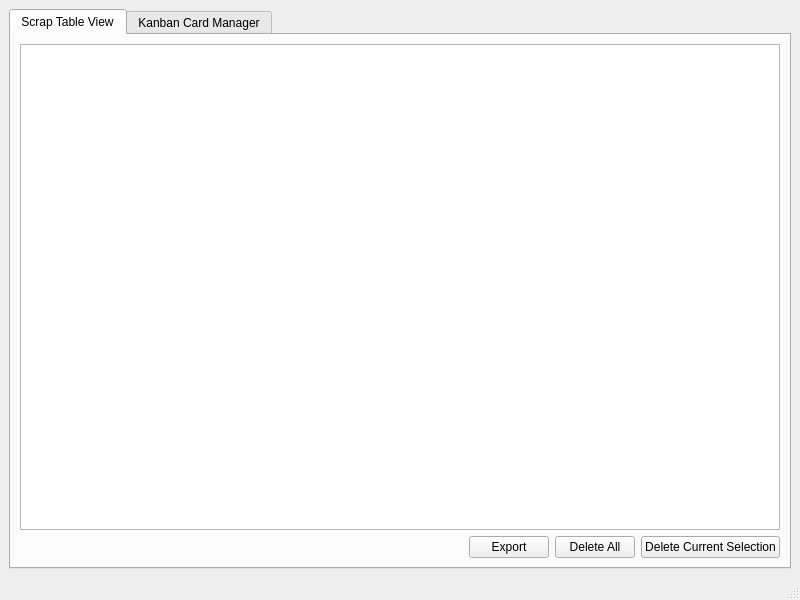
<?xml version="1.0" encoding="UTF-8"?>
<ui version="4.0">
 <class>DataView</class>
 <widget class="QMainWindow" name="DataView">
  <property name="geometry">
   <rect>
    <x>0</x>
    <y>0</y>
    <width>800</width>
    <height>600</height>
   </rect>
  </property>
  <property name="windowTitle">
   <string>DataView</string>
  </property>
  <widget class="QWidget" name="centralWidget">
   <layout class="QVBoxLayout" name="verticalLayout">
    <item>
     <widget class="QTabWidget" name="tabWidget">
      <property name="tabPosition">
       <enum>QTabWidget::North</enum>
      </property>
      <property name="tabShape">
       <enum>QTabWidget::Rounded</enum>
      </property>
      <property name="currentIndex">
       <number>0</number>
      </property>
      <property name="iconSize">
       <size>
        <width>16</width>
        <height>16</height>
       </size>
      </property>
      <property name="elideMode">
       <enum>Qt::ElideNone</enum>
      </property>
      <property name="usesScrollButtons">
       <bool>true</bool>
      </property>
      <property name="documentMode">
       <bool>false</bool>
      </property>
      <property name="tabsClosable">
       <bool>false</bool>
      </property>
      <property name="movable">
       <bool>false</bool>
      </property>
      <property name="tabBarAutoHide">
       <bool>false</bool>
      </property>
      <widget class="QWidget" name="ScrapTable">
       <attribute name="title">
        <string>Scrap Table View</string>
       </attribute>
       <layout class="QVBoxLayout" name="verticalLayout_2">
        <item>
         <widget class="QTableView" name="ScrapTable_2">
          <property name="frameShape">
           <enum>QFrame::StyledPanel</enum>
          </property>
          <property name="frameShadow">
           <enum>QFrame::Plain</enum>
          </property>
          <property name="alternatingRowColors">
           <bool>true</bool>
          </property>
          <property name="textElideMode">
           <enum>Qt::ElideLeft</enum>
          </property>
          <property name="sortingEnabled">
           <bool>true</bool>
          </property>
          <attribute name="horizontalHeaderCascadingSectionResizes">
           <bool>false</bool>
          </attribute>
          <attribute name="horizontalHeaderStretchLastSection">
           <bool>true</bool>
          </attribute>
          <attribute name="verticalHeaderVisible">
           <bool>false</bool>
          </attribute>
         </widget>
        </item>
        <item>
         <layout class="QHBoxLayout" name="horizontalLayout_3">
          <item>
           <spacer name="horizontalSpacer_2">
            <property name="orientation">
             <enum>Qt::Horizontal</enum>
            </property>
            <property name="sizeHint" stdset="0">
             <size>
              <width>40</width>
              <height>20</height>
             </size>
            </property>
           </spacer>
          </item>
          <item>
           <widget class="QPushButton" name="Export">
            <property name="text">
             <string>Export</string>
            </property>
           </widget>
          </item>
          <item>
           <widget class="QPushButton" name="clrAll">
            <property name="text">
             <string>Delete All</string>
            </property>
           </widget>
          </item>
          <item>
           <widget class="QPushButton" name="dRow_Scrap">
            <property name="text">
             <string>Delete Current Selection</string>
            </property>
           </widget>
          </item>
         </layout>
        </item>
       </layout>
      </widget>
      <widget class="QWidget" name="Kanban">
       <attribute name="title">
        <string>Kanban Card Manager</string>
       </attribute>
       <layout class="QVBoxLayout" name="verticalLayout_3">
        <item>
         <widget class="QWidget" name="widget" native="true">
          <layout class="QHBoxLayout" name="horizontalLayout">
           <item>
            <widget class="QLineEdit" name="k_Card">
             <property name="placeholderText">
              <string>Card Number</string>
             </property>
            </widget>
           </item>
           <item>
            <widget class="QLineEdit" name="k_Part">
             <property name="placeholderText">
              <string>Part Number</string>
             </property>
            </widget>
           </item>
           <item>
            <widget class="QLineEdit" name="k_Qty">
             <property name="placeholderText">
              <string>Quantity</string>
             </property>
            </widget>
           </item>
           <item>
            <widget class="QPushButton" name="pushButton">
             <property name="text">
              <string>Add Part</string>
             </property>
            </widget>
           </item>
          </layout>
         </widget>
        </item>
        <item>
         <widget class="QTableView" name="kanbanTable">
          <property name="frameShadow">
           <enum>QFrame::Plain</enum>
          </property>
          <property name="editTriggers">
           <set>QAbstractItemView::AnyKeyPressed|QAbstractItemView::DoubleClicked|QAbstractItemView::EditKeyPressed</set>
          </property>
          <property name="alternatingRowColors">
           <bool>true</bool>
          </property>
          <property name="selectionMode">
           <enum>QAbstractItemView::SingleSelection</enum>
          </property>
          <property name="selectionBehavior">
           <enum>QAbstractItemView::SelectItems</enum>
          </property>
          <property name="sortingEnabled">
           <bool>true</bool>
          </property>
          <attribute name="horizontalHeaderMinimumSectionSize">
           <number>100</number>
          </attribute>
          <attribute name="horizontalHeaderDefaultSectionSize">
           <number>250</number>
          </attribute>
          <attribute name="horizontalHeaderShowSortIndicator" stdset="0">
           <bool>true</bool>
          </attribute>
          <attribute name="horizontalHeaderStretchLastSection">
           <bool>true</bool>
          </attribute>
          <attribute name="verticalHeaderVisible">
           <bool>false</bool>
          </attribute>
         </widget>
        </item>
        <item>
         <widget class="QWidget" name="widget_2" native="true">
          <layout class="QHBoxLayout" name="horizontalLayout_2">
           <property name="leftMargin">
            <number>0</number>
           </property>
           <property name="topMargin">
            <number>0</number>
           </property>
           <property name="rightMargin">
            <number>0</number>
           </property>
           <property name="bottomMargin">
            <number>0</number>
           </property>
           <item>
            <spacer name="horizontalSpacer">
             <property name="orientation">
              <enum>Qt::Horizontal</enum>
             </property>
             <property name="sizeHint" stdset="0">
              <size>
               <width>608</width>
               <height>20</height>
              </size>
             </property>
            </spacer>
           </item>
           <item>
            <widget class="QPushButton" name="DeleteRow">
             <property name="text">
              <string>Delete Current Selection</string>
             </property>
            </widget>
           </item>
          </layout>
         </widget>
        </item>
       </layout>
      </widget>
     </widget>
    </item>
   </layout>
  </widget>
  <widget class="QStatusBar" name="statusbar"/>
  <action name="actionClear_Database">
   <property name="text">
    <string>Export</string>
   </property>
  </action>
 </widget>
 <resources/>
 <connections/>
</ui>
